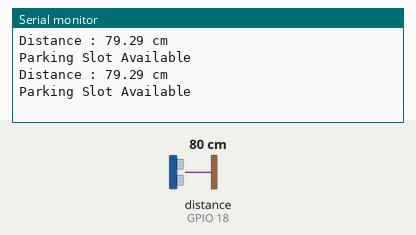
Bench run of a sketch on a simulated ESP32. Shown: the last lines printed to the serial monitor. Wiring (inferred from the names in the program): ultrasonic range finder: trigger GPIO 5; echo GPIO 18. The inputs (shaded band) are chosen by the test bench; at power-on: distance to the obstacle (sensor on GPIO 18) 80 cm. The echo pulse lasts 58.3 µs per cm.

Above: at 1.8 s.
1.9 s: distance to the obstacle (sensor on GPIO 18) set to 12 cm
At 2.8 s:
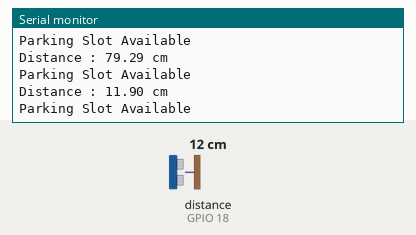
3.4 s: distance to the obstacle (sensor on GPIO 18) set to 9 cm
At 4.5 s:
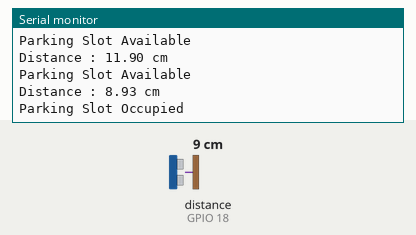
Timing chart, 0 to 6.4 s (numbered marks = the images above; inputs shaded):
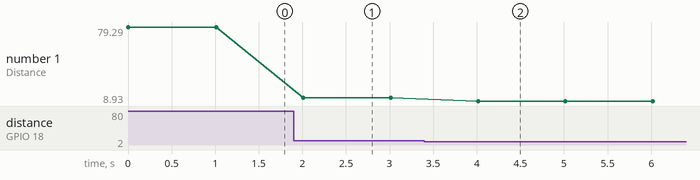

Measured:
- the behaviour switches between 11 and 10 cm on distance to the obstacle (sensor on GPIO 18) (found by bisection; images 1 and 2)
- after the input at 1.9 s, the serial monitor: prints a new line after 0.11 s (image 1)
- after the input at 3.4 s, the serial monitor: prints a new line after 0.61 s (image 2)
- plotted number 1: 79.29 → 11.9 after the input at 1.9 s, 11.9 → 8.93 after the input at 3.4 s

The sketch:

SmartParking.ino
```cpp
/*
--------------------------------------
Smart Parking
ESP32
--------------------------------------
*/

#define TRIG 5
#define ECHO 18

long duration;

float distance;

void setup() {

  Serial.begin(115200);

  pinMode(TRIG, OUTPUT);

  pinMode(ECHO, INPUT);

}

void loop() {

  digitalWrite(TRIG, LOW);

  delayMicroseconds(2);

  digitalWrite(TRIG, HIGH);

  delayMicroseconds(10);

  digitalWrite(TRIG, LOW);

  duration = pulseIn(ECHO, HIGH);

  distance = duration * 0.034 / 2;

  Serial.print("Distance : ");

  Serial.print(distance);

  Serial.println(" cm");

  if(distance < 10){

    Serial.println("Parking Slot Occupied");

  }

  else{

    Serial.println("Parking Slot Available");

  }

  delay(1000);

}
```
